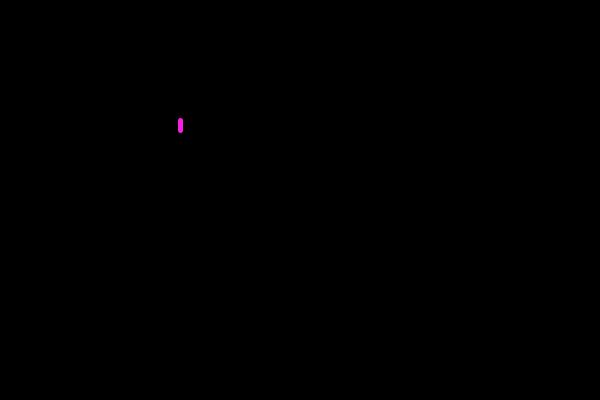
Frame 1 (no input)
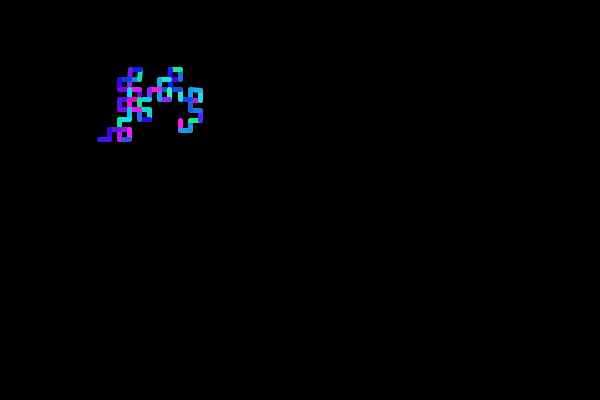
Frame 60 (the mouse pressed at the canvas centre just before this capture)
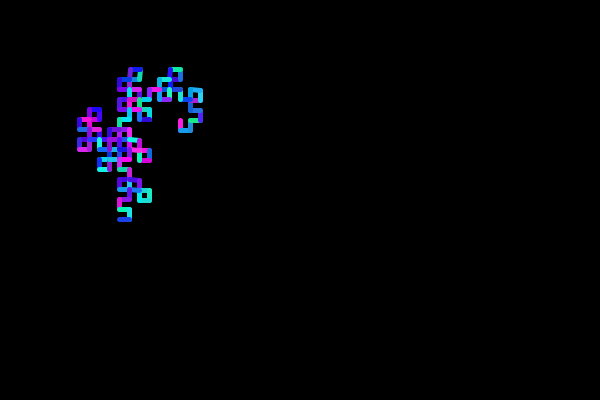
Frame 120 (the mouse held since frame 60 and released just before this capture)

The Processing sketch that drew these frames (run headless with seeded random() and noise(); from frame 60 on, the mouse is pressed at the canvas centre):

// Processing sketch: processing_30434
// ── processing_30434.pde

ArrayList series;

int position;

PVector loc;
PVector step;

final float theta = TWO_PI*90/360;

//final int s = 50;
//final PVector c = new PVector(random(0+s,255-s), random(0+s,255-s), random(0+s,255-s));
final int hueTheme = (int)random(360);
final int hueRandomness = (int)random(80, 90);

void setup()
{
  size(600, 400);
  background(0);
  colorMode(HSB, 360);
  
  series = new ArrayList();
  series.add(true);
  
  for(int k = 0; k < 9; k++)
  {
    ArrayList newSeries = new ArrayList();
    newSeries.addAll(series);
    newSeries.add(true);
    newSeries.addAll(flip(series));
    series = newSeries;
  }
  
  position = 0;
  
  loc = new PVector(.3*width, .3*height);
  step = new PVector(0, 10);
}

ArrayList flip(ArrayList a)
{
  ArrayList flipped = new ArrayList();
  
  for(int i = a.size() - 1; i >= 0; i--)
  {
    Boolean b = (Boolean)(a.get(i));
    flipped.add(!b);
  }
  
  return flipped;
}

void draw()
{
  drawStep(getStep());
}

boolean getStep()
{
  if(position == series.size())
  {
    end();
    return false;
  }
  
  boolean turn = (Boolean)series.get(position);
  position++;
  
  return turn;
}

void end()
{
  noLoop();
}

void drawStep(boolean turn)
{
  //stroke(c.x + random(-d,d), c.y + random(-d,d), c.z + random(-d,d));
  stroke(hueTheme + random(-hueRandomness,hueRandomness), random(300,360), random(300,360));
  strokeWeight(5);
  
  PVector newLoc = PVector.add(loc, step);
  line(loc, newLoc);
  loc = newLoc;
  
  PVector newStep = new PVector();
  newStep.x = cos(theta)*step.x - sin(theta)*step.y;
  newStep.y = sin(theta)*step.x + cos(theta)*step.y;
  step = newStep;
  
  if(turn)
    step.mult(-1);
}

void line(PVector start, PVector end)
{
  line(start.x, start.y, end.x, end.y);
}
/*
PVector arc(PVector start, boolean direction, int radius)
{
  PVector end = start
}*/
